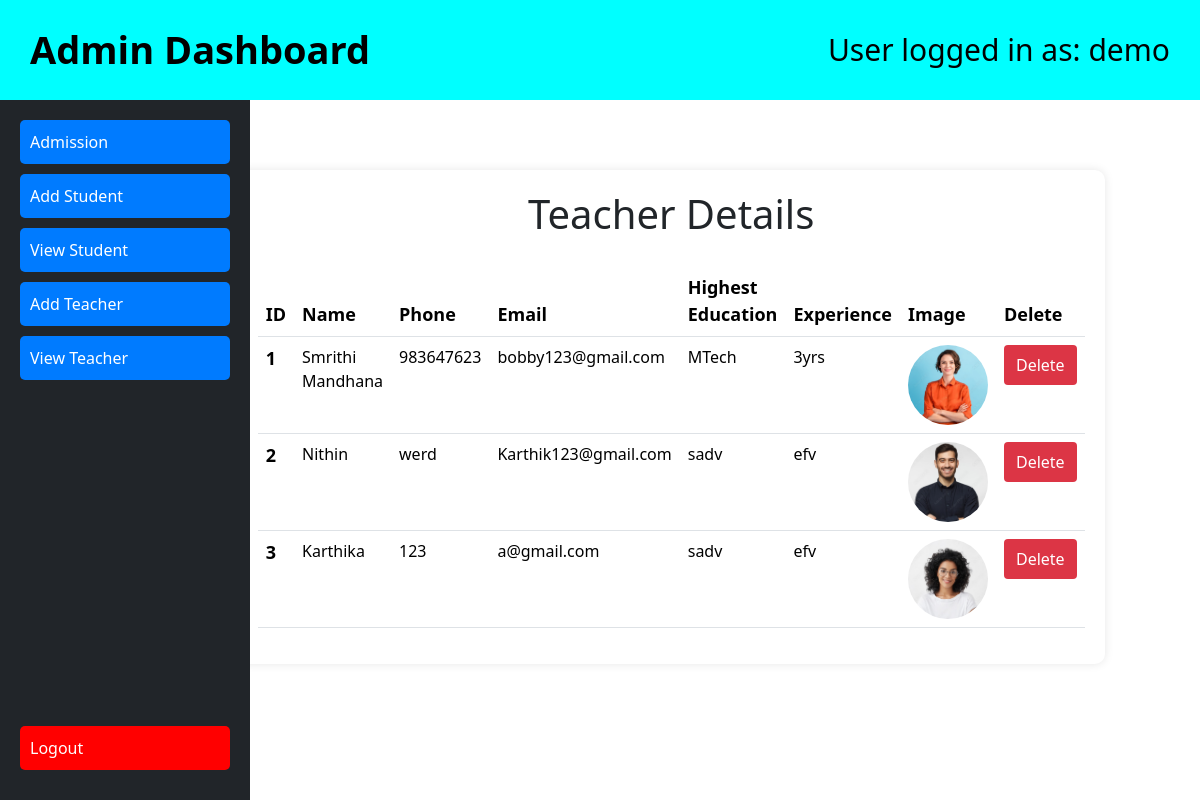
/admin_view_teacher.php (signed in), run on the app's committed database.
### tables this page shows
CREATE TABLE `teacher` (
  `id` int(11) NOT NULL,
  `name` varchar(100) NOT NULL,
  `phone` varchar(100) NOT NULL,
  `email` varchar(100) NOT NULL,
  `image` varchar(100) NOT NULL,
  `highest_education` varchar(100) NOT NULL,
  `experience` varchar(100) NOT NULL
);

### admin_view_teacher.php (the view, shortened to what this page needs)
<?php
include("adminhome.php");
?>
<?php
$host = "localhost";
$user = "root";
$password = "";
$db = "schoolproject";
$data = mysqli_connect($host, $user, $password, $db);
$sql = "SELECT * FROM teacher";
$result = mysqli_query($data, $sql);
?>
<!DOCTYPE html>
<html lang="en">
<head>
    <link rel="stylesheet" href="admin.css">
    <link rel="stylesheet" href="https://cdn.jsdelivr.net/npm/bootstrap@5.3.2/dist/css/bootstrap.min.css">
</head>
<body>
    <div class="con">
        <h1>Teacher Details</h1>
        <table class="table">
            <thead>
                <tr>
                    <th scope="col">ID</th>
                    <th scope="col">Name</th>
                    <th scope="col">Phone</th>
                    <th scope="col">Email</th>
                    <th scope="col">Highest Education</th>
                    <th scope="col">Experience</th>
                    <th scope="col">Image</th>
                    <th scope="col">Delete</th>
                </tr>
            </thead>
            <tbody>
                <?php
                while ($row = $result->fetch_assoc()) {
                ?>
                <tr>
                    <th scope="row"><?php echo $row["id"]; ?></th>
                    <td><?php echo $row["name"]; ?></td>
                    <td><?php echo $row["phone"]; ?></td>
                    <td><?php echo $row["email"]; ?></td>
                    <td><?php echo $row["highest_education"]; ?></td>
                    <td><?php echo $row["experience"]; ?></td>
                    <td><img class="teacher" src="<?php echo $row['image']; ?>"></td>
                    <td>
                        <button class='delete-button' onclick="javascript:return confirm('Are you sure you want to delete this?');" href='delete1.php?student_id=<?php echo $row["id"]; ?>'>Delete</button>
                    </td>
                </tr>
                <?php
                }
                ?>
            </tbody>
        </table>
    </div>
</body>
</html>

### adminhome.php (shortened to what this page needs)
<!DOCTYPE html>
<html lang="en">
<head>
    <link rel="stylesheet" href="admin.css">
    <link rel="stylesheet" href="https://cdn.jsdelivr.net/npm/bootstrap@5.3.2/dist/css/bootstrap.min.css"
>
</head>
<body>
    <header class="header">
        <h1><b>Admin Dashboard</b></h1>
        <div class="user-info">
            <?php echo "User logged in as: " . $_SESSION['username']; ?>
        </div>
    </header>
    <aside>
        <div class="menu">
            <a href="admission.php" class="btn">Admission</a>
            <a href="add_student.php" class="btn">Add Student</a>
            <a href="view_student.php" class="btn">View Student</a>
            <a href="admin_add_teacher.php" class="btn">Add Teacher</a>
            <a href="admin_view_teacher.php" class="btn">View Teacher</a>
        </div>
        <div class="logout-btn">
            <a href="logout.php" class="btn">Logout</a>
        </div>
    </aside>
    <div class="content">
    </div>
</body>
</html>

### admin.css (style rules this page uses)
* { margin: 0; padding: 0; box-sizing: border-box; }
body { font-family: 'Arial', sans-serif; background-color: #f8f9fa; }
.header { background-color: aqua; line-height: 70px; padding-left: 30px; position: fixed; width: 100%; z-index: 1000; }
a { text-decoration: none; }

### adminhome.php (style rules this page uses)
body { font-family: 'Arial', sans-serif; margin: 0; padding: 0; background-color: #f8f9fa; }
.header { display: flex; justify-content: space-between; align-items: center; padding: 15px 30px; background-color: cyan; position: fixed; top: 0; left: 0; right: 0; height: 100px; z-index: 1000; }
.header h1 { color: black; margin: 0; font-size: 38px; }
.user-info { color: black; font-size: 30px; }
.content { display: flex; justify-content: center; align-items: center; height: calc(100vh - 140px); margin-left: 250px; margin-top: 60px; padding: 20px; }
aside { width: 250px; height: calc(100% - 100px); position: fixed; top: 100px; left: 0; background-color: #212529; padding: 20px; z-index: 100; display: flex; flex-direction: column; justify-content: space-between; }
aside .menu { flex-grow: 1; }
aside .btn { width: 100%; text-align: left; padding: 10px; background-color: #007bff; color: white; border: none; border-radius: 5px; margin-bottom: 10px; }
.logout-btn .btn { background-color: red; }

### admin_view_teacher.php (style rules this page uses)
html, body { height: 100%; margin: 0; display: flex; justify-content: center; align-items: flex-start; width:100%; }
.con { max-width: 1200px; margin: 20px auto; padding: 20px; background-color: #fff; border-radius: 10px; box-shadow: 0 0 10px rgba(0, 0, 0, 0.1); margin-top: 170px; margin-right:200px; display: flex; flex-direction: column; align-items: center; }
h1 { color: #343a40; text-align: center; }
table { width: 100%; max-width: 1000px; border-collapse: collapse; margin-top: 20px; }
th, td { border: 1px solid #dee2e6; padding: 12px; text-align: left; }
th { background-color: #343a40; color: #fff; font-size: 18px; }
tr:nth-child(even) { background-color: #f2f2f2; }
img.teacher { width: 80px; height: 80px; object-fit: cover; border-radius: 50%; }
.delete-button { background-color: #dc3545; color: #fff; padding: 8px 12px; border: none; border-radius: 4px; cursor: pointer; transition: background-color 0.3s; }

### data on the page
teacher: id "1", name "Smrithi Mandhana", phone "983647623", email "bobby123@gmail.com", highest_education "MTech", experience "3yrs", image (picture)
teacher: id "2", name "Nithin", phone "werd", email "Karthik123@gmail.com", highest_education "sadv", experience "efv", image (picture)
teacher: id "3", name "Karthika", phone "123", email "a@gmail.com", highest_education "sadv", experience "efv", image (picture)

### other printed values
$_SESSION['username'] "demo"
